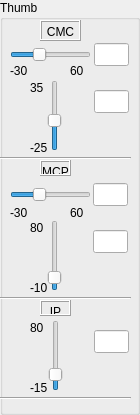
           <widget class="QGroupBox" name="groupBox_8">
            <property name="title">
             <string>Thumb</string>
            </property>
            <widget class="QSlider" name="slider_flexCMCthumb">
             <property name="geometry">
              <rect>
               <x>40</x>
               <y>80</y>
               <width>29</width>
               <height>71</height>
              </rect>
             </property>
             <property name="minimum">
              <number>-25</number>
             </property>
             <property name="maximum">
              <number>35</number>
             </property>
             <property name="sliderPosition">
              <number>0</number>
             </property>
             <property name="orientation">
              <enum>Qt::Vertical</enum>
             </property>
            </widget>
            <widget class="QSlider" name="slider_abdCMCthumb">
             <property name="geometry">
              <rect>
               <x>10</x>
               <y>40</y>
               <width>81</width>
               <height>29</height>
              </rect>
             </property>
             <property name="minimum">
              <number>-30</number>
             </property>
             <property name="maximum">
              <number>60</number>
             </property>
             <property name="orientation">
              <enum>Qt::Horizontal</enum>
             </property>
            </widget>
            <widget class="QSlider" name="slider_flexMCPthumb">
             <property name="geometry">
              <rect>
               <x>40</x>
               <y>220</y>
               <width>29</width>
               <height>71</height>
              </rect>
             </property>
             <property name="minimum">
              <number>-10</number>
             </property>
             <property name="maximum">
              <number>80</number>
             </property>
             <property name="orientation">
              <enum>Qt::Vertical</enum>
             </property>
            </widget>
            <widget class="QSlider" name="slider_abdMCPthumb">
             <property name="geometry">
              <rect>
               <x>10</x>
               <y>180</y>
               <width>81</width>
               <height>29</height>
              </rect>
             </property>
             <property name="minimum">
              <number>-30</number>
             </property>
             <property name="maximum">
              <number>60</number>
             </property>
             <property name="orientation">
              <enum>Qt::Horizontal</enum>
             </property>
            </widget>
            <widget class="QSlider" name="slider_flexIPthumb">
             <property name="geometry">
              <rect>
               <x>40</x>
               <y>320</y>
               <width>31</width>
               <height>71</height>
              </rect>
             </property>
             <property name="minimum">
              <number>-15</number>
             </property>
             <property name="maximum">
              <number>80</number>
             </property>
             <property name="orientation">
              <enum>Qt::Vertical</enum>
             </property>
            </widget>
            <widget class="QLabel" name="label_min_fi_s_2">
             <property name="geometry">
              <rect>
               <x>10</x>
               <y>63</y>
               <width>21</width>
               <height>16</height>
              </rect>
             </property>
             <property name="text">
              <string>-30</string>
             </property>
            </widget>
            <widget class="QLabel" name="label_min_fi_s_3">
             <property name="geometry">
              <rect>
               <x>70</x>
               <y>63</y>
               <width>21</width>
               <height>16</height>
              </rect>
             </property>
             <property name="text">
              <string>60</string>
             </property>
            </widget>
            <widget class="QLabel" name="label_min_fi_s_4">
             <property name="geometry">
              <rect>
               <x>30</x>
               <y>80</y>
               <width>21</width>
               <height>16</height>
              </rect>
             </property>
             <property name="text">
              <string>35</string>
             </property>
            </widget>
            <widget class="QLabel" name="label_min_fi_s_5">
             <property name="geometry">
              <rect>
               <x>30</x>
               <y>140</y>
               <width>21</width>
               <height>16</height>
              </rect>
             </property>
             <property name="text">
              <string>-25</string>
             </property>
            </widget>
            <widget class="QLabel" name="label_min_fi_s_6">
             <property name="geometry">
              <rect>
               <x>70</x>
               <y>205</y>
               <width>21</width>
               <height>16</height>
              </rect>
             </property>
             <property name="text">
              <string>60</string>
             </property>
            </widget>
            <widget class="QLabel" name="label_min_fi_s_7">
             <property name="geometry">
              <rect>
               <x>10</x>
               <y>205</y>
               <width>21</width>
               <height>16</height>
              </rect>
             </property>
             <property name="text">
              <string>-30</string>
             </property>
            </widget>
            <widget class="QLabel" name="label_min_fi_s_8">
             <property name="geometry">
              <rect>
               <x>30</x>
               <y>220</y>
               <width>21</width>
               <height>16</height>
              </rect>
             </property>
             <property name="text">
              <string>80</string>
             </property>
            </widget>
            <widget class="QLabel" name="label_min_fi_s_9">
             <property name="geometry">
              <rect>
               <x>30</x>
               <y>280</y>
               <width>21</width>
               <height>16</height>
              </rect>
             </property>
             <property name="text">
              <string>-10</string>
             </property>
            </widget>
            <widget class="QLabel" name="label_min_fi_s_10">
             <property name="geometry">
              <rect>
               <x>30</x>
               <y>320</y>
               <width>21</width>
               <height>16</height>
              </rect>
             </property>
             <property name="text">
              <string>80</string>
             </property>
            </widget>
            <widget class="QLabel" name="label_min_fi_s_11">
             <property name="geometry">
              <rect>
               <x>30</x>
               <y>380</y>
               <width>21</width>
               <height>16</height>
              </rect>
             </property>
             <property name="text">
              <string>-15</string>
             </property>
            </widget>
            <widget class="QLabel" name="label_5">
             <property name="geometry">
              <rect>
               <x>40</x>
               <y>20</y>
               <width>41</width>
               <height>21</height>
              </rect>
             </property>
             <property name="frameShape">
              <enum>QFrame::Box</enum>
             </property>
             <property name="frameShadow">
              <enum>QFrame::Raised</enum>
             </property>
             <property name="text">
              <string>CMC</string>
             </property>
             <property name="textFormat">
              <enum>Qt::AutoText</enum>
             </property>
             <property name="alignment">
              <set>Qt::AlignHCenter|Qt::AlignTop</set>
             </property>
            </widget>
            <widget class="QLabel" name="label_6">
             <property name="geometry">
              <rect>
               <x>40</x>
               <y>160</y>
               <width>31</width>
               <height>16</height>
              </rect>
             </property>
             <property name="frameShape">
              <enum>QFrame::Box</enum>
             </property>
             <property name="frameShadow">
              <enum>QFrame::Raised</enum>
             </property>
             <property name="text">
              <string>MCP</string>
             </property>
             <property name="textFormat">
              <enum>Qt::AutoText</enum>
             </property>
             <property name="alignment">
              <set>Qt::AlignHCenter|Qt::AlignTop</set>
             </property>
            </widget>
            <widget class="QLabel" name="label_12">
             <property name="geometry">
              <rect>
               <x>40</x>
               <y>300</y>
               <width>31</width>
               <height>16</height>
              </rect>
             </property>
             <property name="frameShape">
              <enum>QFrame::Box</enum>
             </property>
             <property name="frameShadow">
              <enum>QFrame::Raised</enum>
             </property>
             <property name="text">
              <string>IP</string>
             </property>
             <property name="textFormat">
              <enum>Qt::AutoText</enum>
             </property>
             <property name="alignment">
              <set>Qt::AlignHCenter|Qt::AlignTop</set>
             </property>
            </widget>
            <widget class="Line" name="line_5">
             <property name="geometry">
              <rect>
               <x>0</x>
               <y>150</y>
               <width>131</width>
               <height>16</height>
              </rect>
             </property>
             <property name="orientation">
              <enum>Qt::Horizontal</enum>
             </property>
            </widget>
            <widget class="Line" name="line_6">
             <property name="geometry">
              <rect>
               <x>0</x>
               <y>290</y>
               <width>131</width>
               <height>16</height>
              </rect>
             </property>
             <property name="orientation">
              <enum>Qt::Horizontal</enum>
             </property>
            </widget>
            <widget class="Line" name="line_10">
             <property name="geometry">
              <rect>
               <x>0</x>
               <y>390</y>
               <width>131</width>
               <height>16</height>
              </rect>
             </property>
             <property name="orientation">
              <enum>Qt::Horizontal</enum>
             </property>
            </widget>
            <widget class="QLineEdit" name="text_abdCMCthumb">
             <property name="geometry">
              <rect>
               <x>94</x>
               <y>43</y>
               <width>35</width>
               <height>23</height>
              </rect>
             </property>
            </widget>
            <widget class="QLineEdit" name="text_flexCMCthumb">
             <property name="geometry">
              <rect>
               <x>94</x>
               <y>90</y>
               <width>35</width>
               <height>23</height>
              </rect>
             </property>
            </widget>
            <widget class="QLineEdit" name="text_abdMCPthumb">
             <property name="geometry">
              <rect>
               <x>93</x>
               <y>183</y>
               <width>35</width>
               <height>23</height>
              </rect>
             </property>
            </widget>
            <widget class="QLineEdit" name="text_flexMCPthumb">
             <property name="geometry">
              <rect>
               <x>93</x>
               <y>230</y>
               <width>35</width>
               <height>23</height>
              </rect>
             </property>
            </widget>
            <widget class="QLineEdit" name="text_flexIPthumb">
             <property name="geometry">
              <rect>
               <x>94</x>
               <y>330</y>
               <width>35</width>
               <height>23</height>
              </rect>
             </property>
            </widget>
           </widget>
